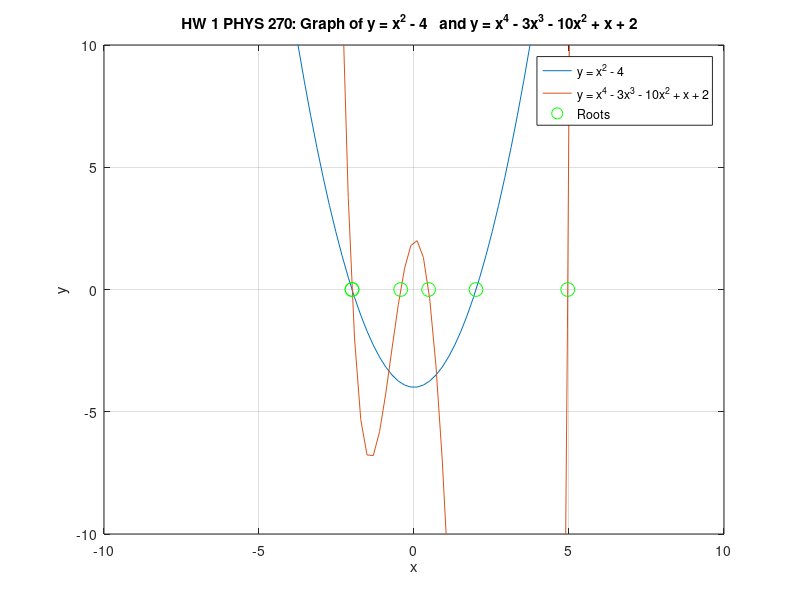

This figure's MATLAB source:









%From lines 10 to 26 is where all the algorithm requirements for the 
%assignment 
%This defines the range of the x-values, in this assignment, it 
%should be -10 to 10 
x = linspace(-10, 10, 100); 
% Define the first function listed 
f1 = @(x) x.^2 - 4; 
% Find the roots of said function using the coefficients of the function using matlab’s “root” function 
rootsf1 = roots([1, 0, -4]); 
% Ditto(same as before but for second function) 
f2 = @(x) x.^4 - 3*x.^3 - 10*x.^2 + x + 2; 
rootsf2 = roots([1, -3, -10, 1, 2]); 
% Output  the roots 
disp('Roots of y = x^2 - 4:'); 
disp(rootsf1); 
disp('Roots of y = x^4 - 3x^3 - 10x^2 + x + 2:'); 
disp(rootsf2); 
%Everything after here is just so a graph is outputted 
%along with the roots in command window  as I just want a visual representation 
% just to see if the output from the preceding code is correct or not.  
% Plot both functions  
plot(x, f1(x)); 
hold on; 
plot(x, f2(x)); 
hold off; 
% This should add the roots marked as green circles(hence the 'go' or ‘g’  in the plot functions) 
hold on; 
plot(rootsf1, zeros(size(rootsf1)), 'go', 'MarkerSize', 10); 
plot(rootsf2, zeros(size(rootsf2)), 'go', 'MarkerSize', 10); 
hold off; 
% This just makes both functions visible, without this 'ylim', the graph 
% just cuts off when y is less than 0(atleast on my screen)  
ylim([-10, 10]); 
% Just basic graph interface and appearance 
title('HW 1 PHYS 270: Graph of y = x^2 - 4   and y = x^4 - 3x^3 - 10x^2 + x + 2  '); 
xlabel('x'); 
ylabel('y'); 
legend('y = x^2 - 4', 'y = x^4 - 3x^3 - 10x^2 + x + 2', 'Roots'); 
grid on; % Enable grid lines